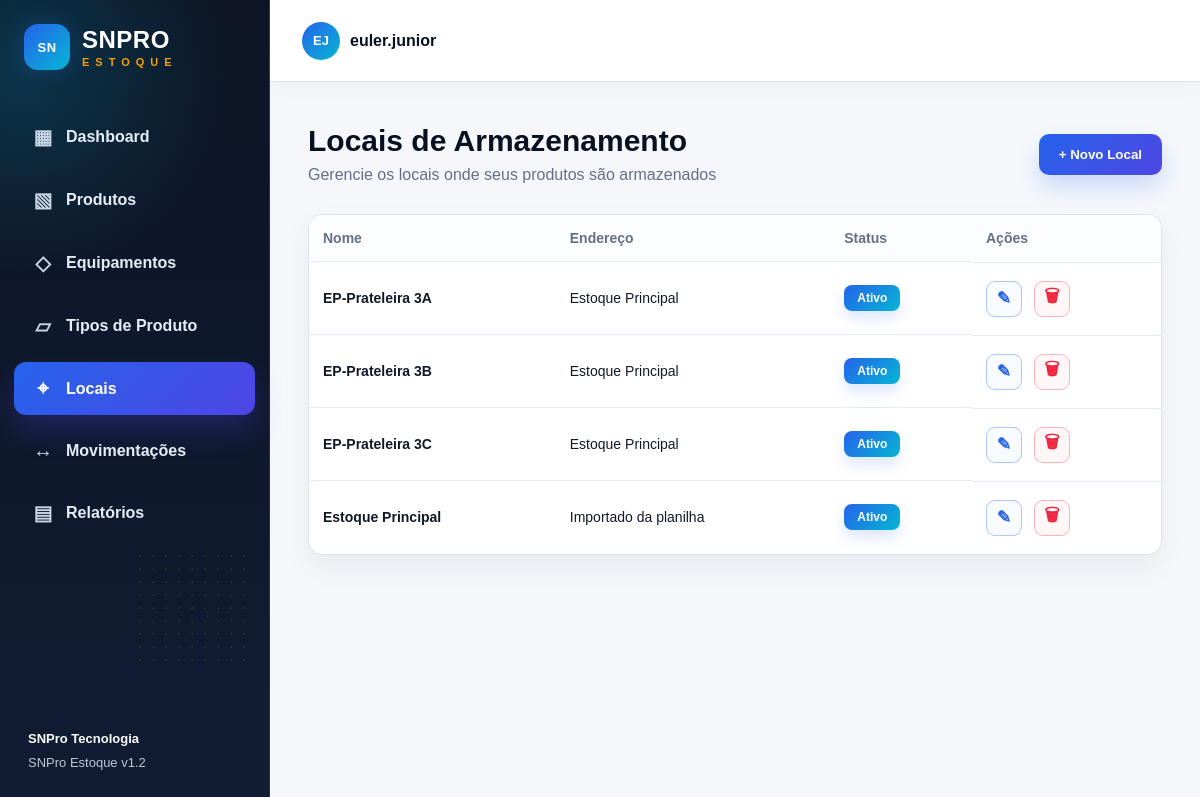
The app's page /locais, older data.
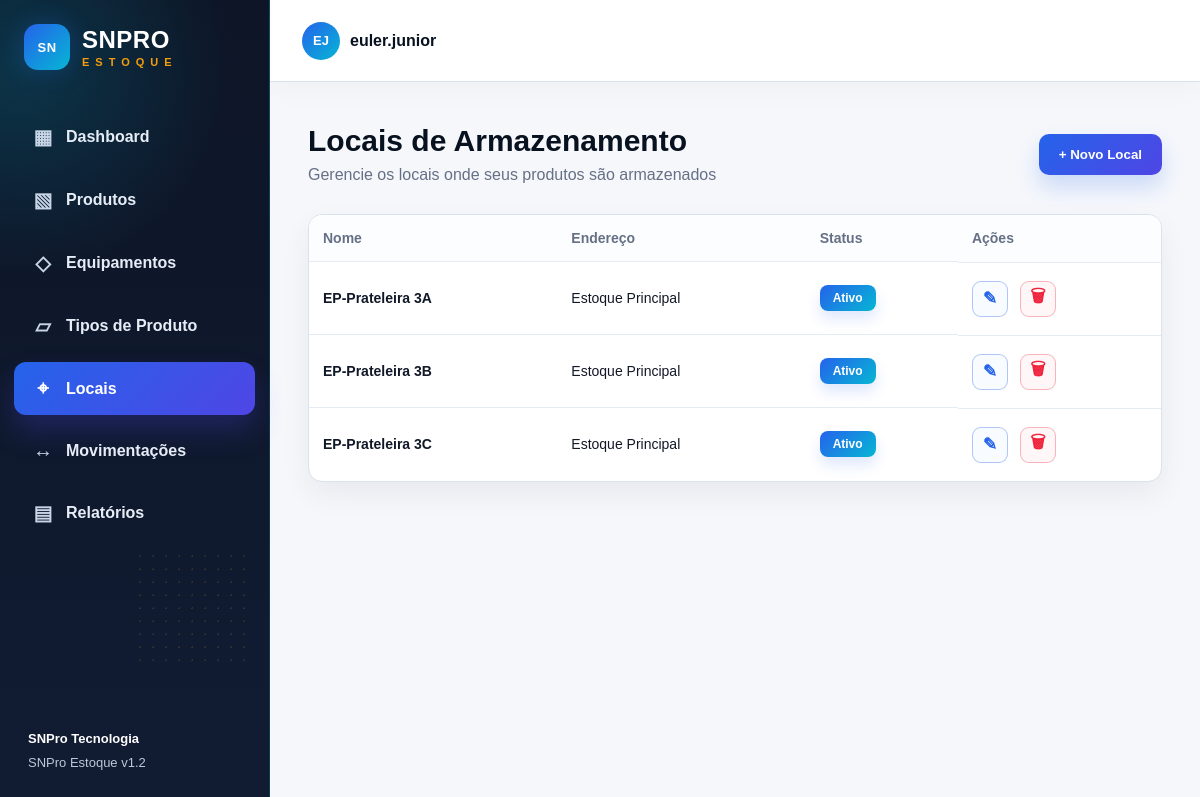
The same page, newer data.
### app/models.py (models this page shows)
class Local(db.Model):
    __tablename__ = "locais"
    id = db.Column(db.Integer, primary_key=True)
    nome = db.Column(db.String(100), unique=True, nullable=False)
    endereco = db.Column(db.String(150), nullable=True)
    descricao = db.Column(db.Text, nullable=True)
    status = db.Column(db.String(30), nullable=False, default="Ativo")

### app/routes.py (the view)
@main.route("/locais")
def locais():
    _garantir_locais_padrao()
    locais_lista = Local.query.order_by(Local.nome.asc()).all()
    return render_template("locais.html", active_page="locais", locais=locais_lista)

### app/routes.py (called while the page is built)
def _garantir_locais_padrao():
    if Local.query.count() == 0:
        for nome, endereco, descricao in LOCAIS_PADRAO:
            db.session.add(Local(nome=nome, endereco=endereco, descricao=descricao, status="Ativo"))
        db.session.commit()

### app/templates/locais.html (shortened to what this page needs)
{% extends "base.html" %}
{% block content %}
<section class="page-header">
    <div>
        <h1>Locais de Armazenamento</h1>
        <p>Gerencie os locais onde seus produtos são armazenados</p>
    </div>
    <button class="btn-primary" onclick="openLocalCreateModal()">+ Novo Local</button>
</section>
<div class="table-card categories-card">
    <table>
        <thead>
            <tr>
                <th>Nome</th>
                <th>Endereço</th>
                <th>Status</th>
                <th>Ações</th>
            </tr>
        </thead>
        <tbody>
            {% for local in locais %}
            <tr>
                <td><strong>{{ local.nome }}</strong></td>
                <td>{{ local.endereco or '-' }}</td>
                <td><span class="status-active">{{ local.status }}</span></td>
                <td class="actions">
                    <button title="Editar" class="icon-btn edit" type="button" onclick="openLocalEditModal(this)"
                        data-id="{{ local.id }}"
                        data-nome="{{ local.nome }}"
                        data-endereco="{{ local.endereco or '' }}"
                        data-descricao="{{ local.descricao or '' }}"
                        data-status="{{ local.status }}">✎</button>
                    <form method="post" action="{{ url_for('main.excluir_local', local_id=local.id) }}" data-confirm-kind="local" data-confirm-article="este">
                        <button title="Excluir" class="icon-btn danger" type="submit">🗑</button>
                    </form>
                </td>
            </tr>
            {% else %}
            <tr>
                <td colspan="4" class="empty">Nenhum local encontrado.</td>
            </tr>
            {% endfor %}
        </tbody>
    </table>
</div>
{% endblock %}

### app/templates/base.html (shortened to what this page needs)
<!doctype html>
<html lang="pt-br">
<head>
    <link rel="stylesheet" href="{{ url_for('static', filename='css/style.css') }}">
</head>
<body>
    <aside class="sidebar">
        <div class="brand">
            <span class="brand-icon">SN</span>
            <div>
                <strong>SNPRO</strong>
                <small>ESTOQUE</small>
            </div>
        </div>
        <nav>
            <a class="{% if active_page == 'dashboard' %}active{% endif %}" href="{{ url_for('main.dashboard') }}"><span class="nav-ico">▦</span> Dashboard</a>
            <a class="{% if active_page == 'produtos' %}active{% endif %}" href="{{ url_for('main.produtos') }}"><span class="nav-ico">▧</span> Produtos</a>
            <a class="{% if active_page == 'equipamentos' %}active{% endif %}" href="{{ url_for('main.equipamentos') }}"><span class="nav-ico">◇</span> Equipamentos</a>
            <a class="{% if active_page == 'tipos_produto' %}active{% endif %}" href="{{ url_for('main.tipos_produto') }}"><span class="nav-ico">▱</span> Tipos de Produto</a>
            <a class="{% if active_page == 'locais' %}active{% endif %}" href="{{ url_for('main.locais') }}"><span class="nav-ico">⌖</span> Locais</a>
            <a class="{% if active_page == 'movimentacoes' %}active{% endif %}" href="{{ url_for('main.movimentacoes') }}"><span class="nav-ico">↔</span> Movimentações</a>
            <a class="{% if active_page == 'relatorios' %}active{% endif %}" href="{{ url_for('main.relatorios') }}"><span class="nav-ico">▤</span> Relatórios</a>
        </nav>
        <div class="version">
            <strong>SNPro Tecnologia</strong><br>
            SNPro Estoque v1.2
        </div>
    </aside>
    <main class="content">
        <header class="topbar">
            <div class="user"><span class="avatar">EJ</span> euler.junior</div>
        </header>
        {% block content %}{% endblock %}
    </main>
</body>
</html>

Row changes from the older to the newer data that the page shows:
removed Local: nome "Estoque Principal", endereco "Importado da planilha", status "Ativo"
